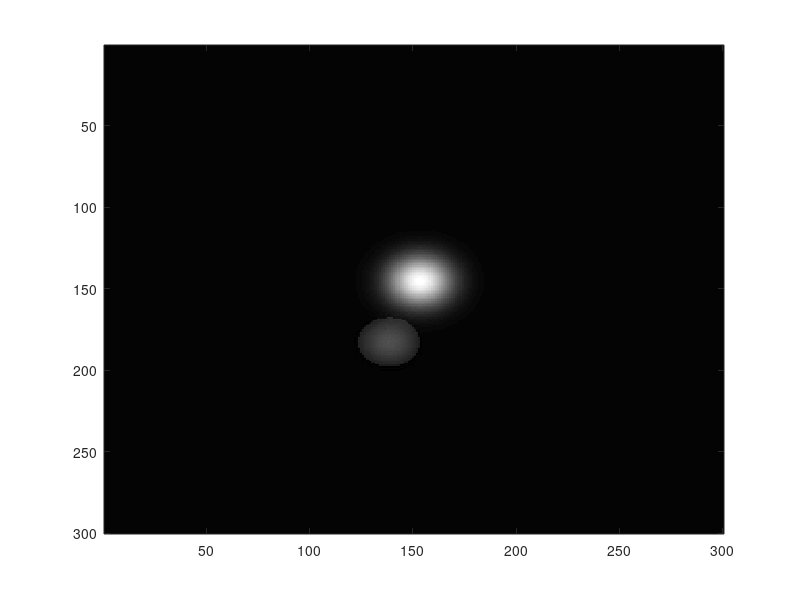
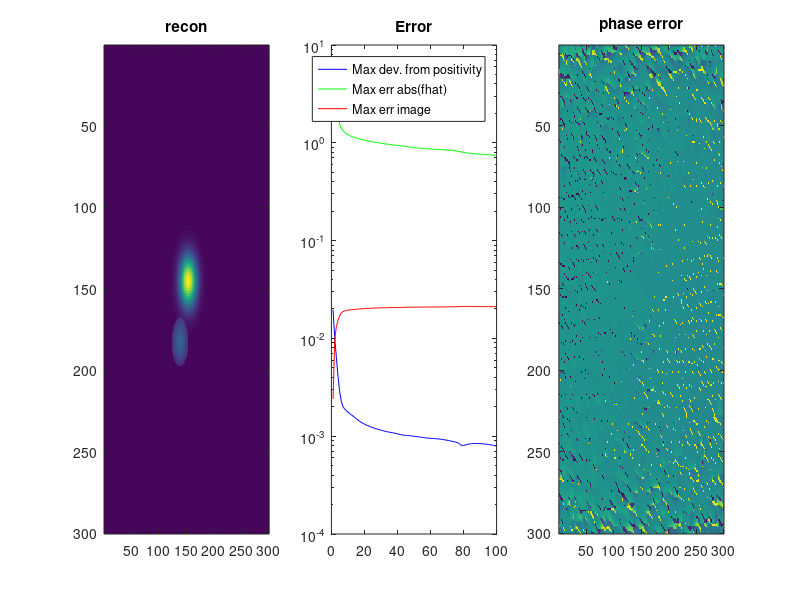

The MATLAB script that drew these images, in order:
function ap1d_tests

close all;

example=2;

if example==1
    N=300;
    [xx,yy]=ndgrid(linspace(-2,2,N),linspace(-2,2,N));
    F=create_gaussian(xx,yy,0.2);
    F=F+create_gaussian(xx-0.5,yy+0.2,0.2)*0.3.*((xx-0.5).^2+(yy+0.2).^2<=0.2^2);
    noise_factor=0.01;
elseif example==2
    N=300;
    [xx,yy]=ndgrid(linspace(-2,2,N),linspace(-2,2,N));
    F=create_gaussian(xx,yy,0.2);
    F=F+create_gaussian(xx-0.5,yy+0.2,0.2)*0.3.*((xx-0.5).^2+(yy+0.2).^2<=0.2^2);
    %F=F.*(yy<0.25);
    noise_factor=0.01;
end;

u=abs(fftb(F));
Fph=angle(fftb(F));
Fph=normalize_phase(Fph);
F=real(ifftb(u.*exp(i*Fph)));

figure; imagesc(F); colormap('gray');

ph=angle(fftb(F));

apfig=figure; plot(1:10); set(apfig,'position',[100,100,1500,400]);

numit=100;
ph0=ph + (rand(size(u))*2-1)*pi*noise_factor;
[f,err]=ap2d(xx,yy,u,ph0,numit,F,apfig);


end

function [f,positivity_deviation]=ap2d(xx,yy,u,ph,numit,ref,apfig)

ph0_ref=angle(fftb(ref));
ph0_ref=normalize_phase(ph0_ref);
ref=real(ifftb(u.*exp(i*ph0_ref)));

ph0=ph;
positivity_deviations=ones(1,numit)*inf;
err_image=ones(1,numit)*inf;
err_fhat_mag=ones(1,numit)*inf;
for it=1:numit
    fhat=u.*exp(i*ph0);
    f=real(ifftb(fhat));
    positivity_deviation=max(0,-min(f(:)));
    positivity_deviations(it)=positivity_deviation;
    err_image(it)=max(abs(f(:)-ref(:)));
    fproj=f.*(f>=0).*(abs(xx)<1).*(abs(yy)<1);
    new_fhat=fftb(fproj);
    ph0=angle(new_fhat);
    ph0=normalize_phase(ph0);
    err_fhat_mag(it)=max(abs(abs(new_fhat(:))-u(:)));
    if nargin>=4
        figure(apfig);
        subplot(1,3,1);
        imagesc(f); hold on;
        title('recon');
        
        subplot(1,3,2);
        semilogy(1:numit,positivity_deviations,'b'); hold on;
        semilogy(1:numit,err_fhat_mag,'g'); hold on;
        semilogy(1:numit,err_image,'r'); hold off;
        title('Error');
        legend('Max dev. from positivity','Max err abs(fhat)','Max err image');
        subplot(1,3,3);
        imagesc(ph0-ph0_ref); title('phase error');
        pause(0.0001); drawnow;
    end;
end;

end

function ph2=normalize_phase(ph)

[N1,N2]=size(ph);
M1=ceil((N1+1)/2);
M2=ceil((N2+1)/2);
slope1=(ph(M1+1,M2)-ph(M1-1,M2))/2;
slope2=(ph(M1,M2+1)-ph(M1,M2-1))/2;
[GX,GY]=ndgrid(((0:N1-1)-M1),((0:N2-1)-M2));
ph2=ph-GX*slope1+-GY*slope2;

end

function Y=create_gaussian(xx,yy,sigma)

Y=exp(-(xx/sigma).^2).*exp(-(yy/sigma).^2);

end

function Y=fftb(X)
Y=fftshift(fft2(fftshift(X)));
end

function Y=ifftb(X)
Y=fftshift(ifft2(fftshift(X)));
end